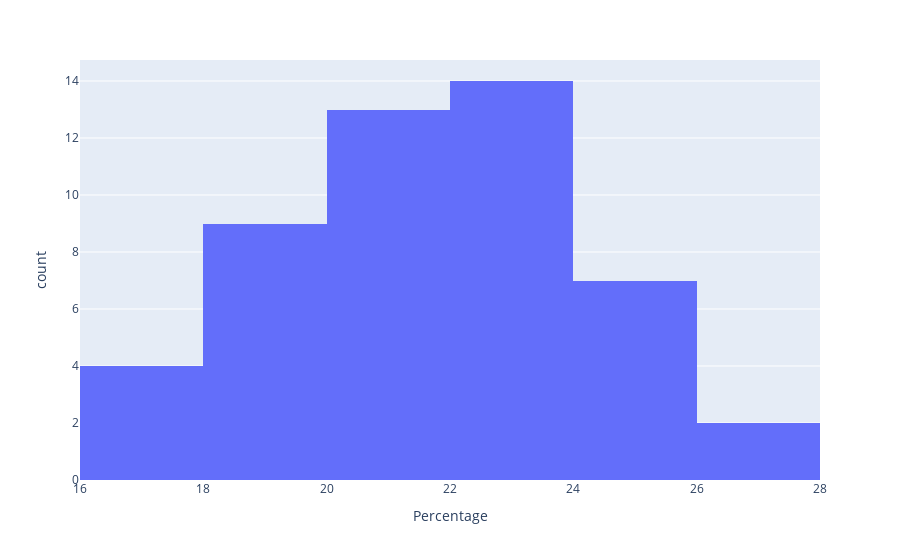

Write notebook code for a chart like this one.
### Markdown cell above
## Activity 8

### Code cell
# create the dataframe
dfMembershipSport = pd.read_csv('_data/membership.csv')
# plot the data
hist8 = px.histogram(dfMembershipSport, x="Percentage")
hist8.show()

### Figure 1 — Plotly figure (JSON) as saved in the notebook; plotly's stock layout.template omitted (floating-point values rounded to 4 significant figures)
{"data": [{"alignmentgroup": "True", "bingroup": "x", "hovertemplate": "Percentage=%{x}<br>count=%{y}<extra></extra>", "legendgroup": "", "marker": {"color": "#636efa"}, "name": "", "offsetgroup": "", "orientation": "v", "showlegend": false, "type": "histogram", "x": [16.7, 16.8, 17.4, 17.9, 18.6, 18.9, 19.1, 19.1, 19.3, 19.7, 19.9, 19.9, 19.9, 20.3, 20.4, 20.4, 20.4, 20.7, 20.9, 21.2, 21.2, 21.3, 21.8, 21.8, 21.9, 21.9, 22.2, 22.3, 22.3, 22.3, 22.3, 22.3, 22.5, 22.6, 22.8, 22.9, 23.1, 23.5, 23.7, 23.8, 24, 24, 24, 24.3, 24.9, 25, 25.4, 27.6, 27.7], "xaxis": "x", "yaxis": "y"}], "layout": {"barmode": "relative", "legend": {"tracegroupgap": 0}, "margin": {"t": 60}, "xaxis": {"anchor": "y", "domain": [0, 1], "title": {"text": "Percentage"}}, "yaxis": {"anchor": "x", "domain": [0, 1], "title": {"text": "count"}}}}
